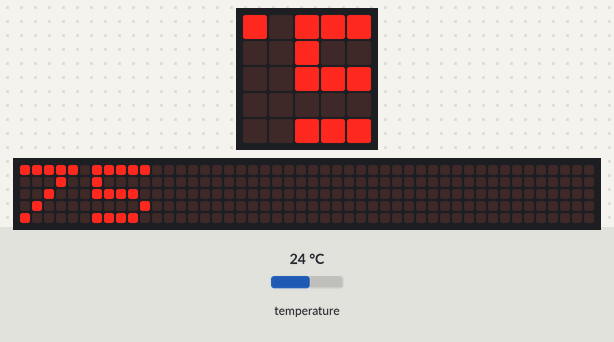
Recording of a program running on a simulated BBC micro:bit running MicroPython. On the bench: the board's 5×5 LED display, a strip that is not on the board, showing the scrolling text unrolled. Inputs (shaded band) come from the test bench; at power-on: temperature 24 °C. The 48×5 strip is a reading aid, not a part: it shows the text the display is scrolling, unrolled, one strip-width of it at a time.

Above: at 1.27 s.
1.3 s: temperature set to 12 °C
At 3.47 s:
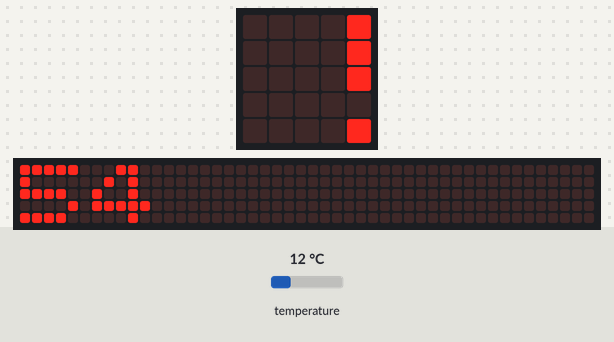
9.7 s: temperature set to 19 °C
At 10.27 s:
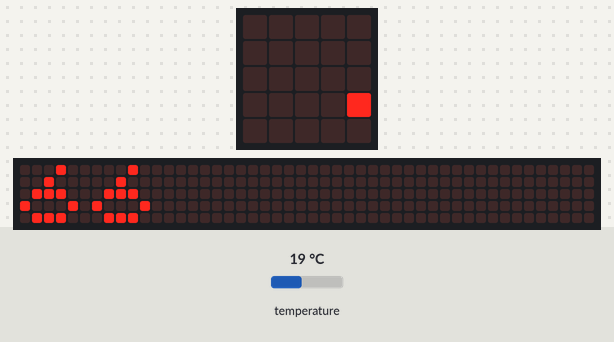
14.0 s: temperature set to 28 °C
At 17.07 s:
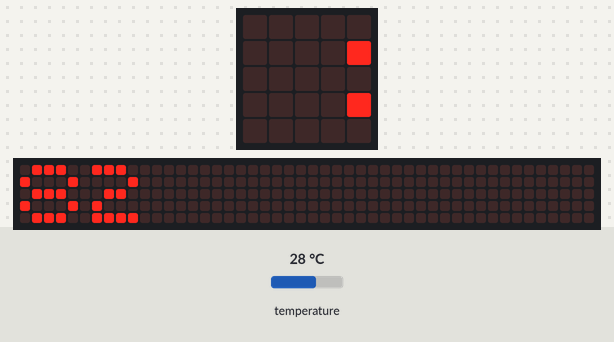

The program:

temperature_f_microbit.py
```python
# temperation_f_microbit.py

'''
Description: Demonstrate displaying temperature in Fahrenheit.
Note: The temperature sensor is not very accurate.
'''

# Import modules
from microbit import *

# Run loop forever
while True:
    temp_f = round(temperature() * 9 / 5 + 32) # Convert temperature to Fahrenheit
    display.scroll(temp_f)                     # Display temperature in degrees Fahrenheit
    sleep(1000)                                # Wait 1 second
```
